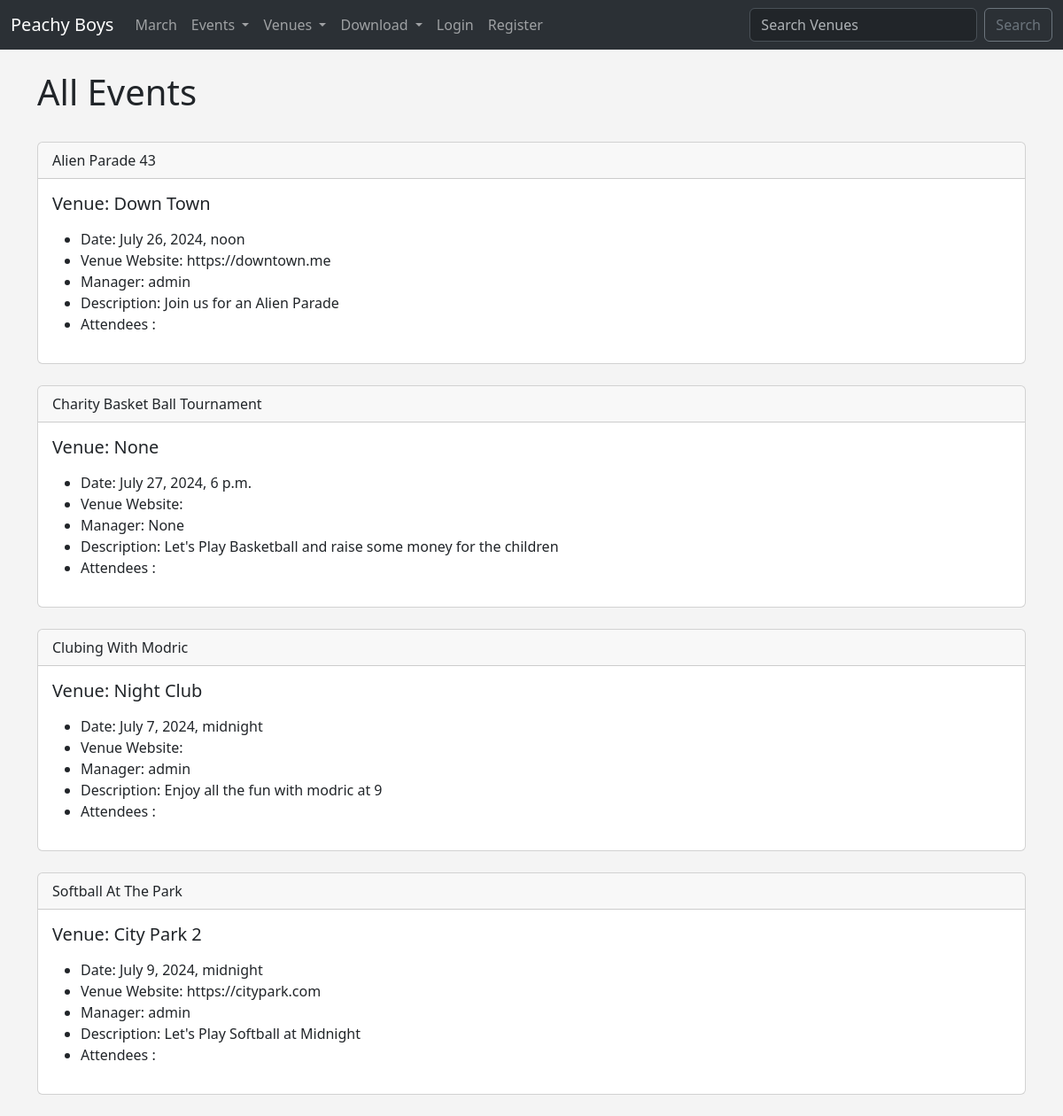
Screenshot of /events/ with the database file from the repository.
### events/models.py (models this page shows)
class Event(models.Model):
    name = models.CharField(max_length=120)
    event_date = models.DateTimeField()
    venue = models.ForeignKey(Venue, blank=True, null=True, on_delete=models.CASCADE)
    manager = models.ForeignKey(User, blank=True, null=True, on_delete=models.SET_NULL)
    description = models.TextField(blank=True)
    attendees = models.ManyToManyField(MyClubUser, blank=True)
    def __str__(self):
        return self.name

class Venue(models.Model):
    name = models.CharField(max_length=120)
    address = models.CharField(max_length=300)
    zip_code =  models.CharField(max_length=15, blank=True)
    phone = models.CharField(max_length=15, blank=True)
    web = models.URLField(blank=True)
    email_address = models.EmailField(blank=True)
    owner = models.IntegerField(blank=False, default=1)
    def __str__(self):
        return self.name

### events/views.py (the view)
# urls.py: path('events/', views.all_events, name='list-events'),
def all_events(request):
    event_list = Event.objects.all().order_by('name')
    return render(request, 'events/event_list.html', {'event_list':event_list})

### events/templates/events/event_list.html (shortened to what this page needs)
{% extends 'events/base.html' %}
{% block content %}
    <h1>All Events</h1>
    <br>
        {% for event in event_list %}
        <div class="card">
            <div class="card-header">
                {{ event }}
            </div>
            <div class="card-body">
              <h5 class="card-title">Venue: {{ event.venue }}</h5>
              <p class="card-text">
                <ul>
                    <li>Date: {{ event.event_date }}</li>
                    <li>Venue Website: {{ event.venue.web }}</li>
                    <li>Manager: {{ event.manager }}</li>
                    <li>Description: {{ event.description }}</li>
                    <li>Attendees : <br>
                </li>
                </ul>
              </p>
            </div>
          </div>
          <br>
        {% endfor %}
{% endblock %}

### events/templates/events/base.html (shortened to what this page needs)
<!doctype html>
<html lang="en">
  <head>
    <link href="https://cdn.jsdelivr.net/npm/bootstrap@5.3.3/dist/css/bootstrap.min.css" rel="stylesheet">
  </head>
  <body>
    {% include 'events/navbar.html' %}
    <br>
    <div class="container">
        {% block content %}
        {% endblock %}
    </div>
  </body>
</html>

### events/templates/events/navbar.html (shortened to what this page needs)
<nav class="navbar navbar-expand-lg  bg-body-tertiary" data-bs-theme="dark">
    <div class="container-fluid">
      <a class="navbar-brand" href="{% url 'home' %}">Peachy Boys</a>
      <div class="collapse navbar-collapse" id="navbarSupportedContent">
        <ul class="navbar-nav me-auto mb-2 mb-lg-0">
          <li class="nav-item">
            <a class="nav-link" href="{% url 'home' '2024' 'March' %}">March</a>
          </li>
          <li class="nav-item dropdown">
            <a class="nav-link dropdown-toggle" href="#" role="button" data-bs-toggle="dropdown" aria-expanded="false">
              Events
            </a>
          </li>
          <li class="nav-item dropdown">
            <a class="nav-link dropdown-toggle" href="#" role="button" data-bs-toggle="dropdown" aria-expanded="false">
              Venues
            </a>
          </li>
          <li class="nav-item dropdown">
            <a class="nav-link dropdown-toggle" href="#" role="button" data-bs-toggle="dropdown" aria-expanded="false">
              Download
            </a>
          </li>
          {% if user.is_authenticated %}
          <li class="nav-item">
            <a class="nav-link" href="{% url 'logout' %}">Logout</a>
          </li>
          {% else %}
          <li class="nav-item">
            <a class="nav-link" href="{% url 'login' %}">Login</a>
          </li>
          <li class="nav-item">
            <a class="nav-link" href="{% url 'register_user' %}">Register</a>
          </li>
          {% endif %}
        </ul>
        <form class="d-flex" role="search" method="POST" action="{% url 'search-venues' %}">
          <input class="form-control me-2" type="search" placeholder="Search Venues" aria-label="Search" name="searched">
          <button class="btn btn-outline-secondary" type="submit">Search</button>
        </form>
      </div>
    </div>
  </nav>

### events/templates/events/base.html (style rules this page uses)
body { background: #f4f4f4 !important; }

### rows the page displays
Event: name "Alien Parade 43", venue "Down Town", event_date "July 26, 2024, noon", venue.web "https://downtown.me", manager "admin", description "Join us for an Alien Parade"
Event: name "Charity Basket Ball Tournament", venue "None", event_date "July 27, 2024, 6 p.m.", manager "None", description "Let's Play Basketball and raise some money for the children"
Event: name "Clubing With Modric", venue "Night Club", event_date "July 7, 2024, midnight", manager "admin", description "Enjoy all the fun with modric at 9"
Event: name "Softball At The Park", venue "City Park 2", event_date "July 9, 2024, midnight", venue.web "https://citypark.com", manager "admin", description "Let's Play Softball at Midnight"
